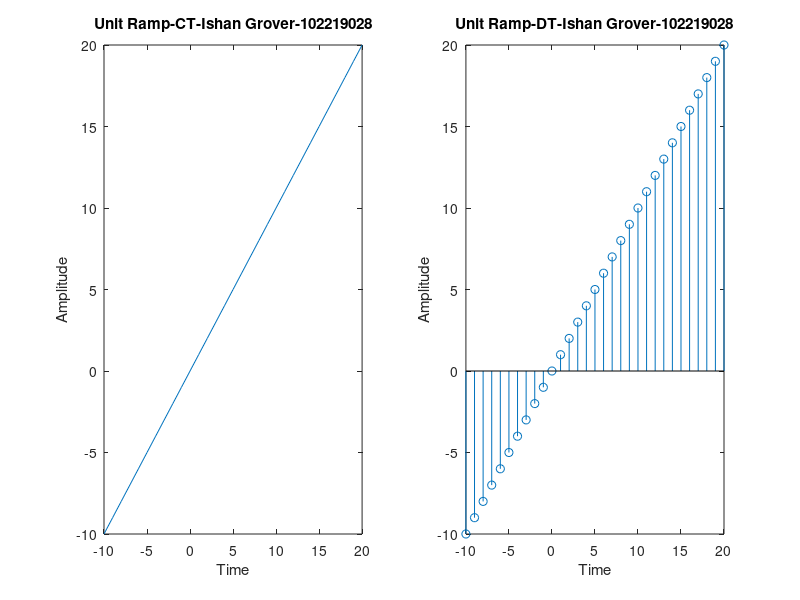

Reproduce this figure in MATLAB.
%Exp1
%Unit Ramp Function
clc;
close all;
t4=-10:1:20;
n4=-10:1:20;
x4=t4;
subplot(1,2,1);
plot(t4,x4);
xlabel('Time');
ylabel('Amplitude');
title('Unit Ramp-CT-Ishan Grover-102219028');
subplot(1,2,2);
stem(n4,x4);
xlabel('Time');
ylabel('Amplitude');
title('Unit Ramp-DT-Ishan Grover-102219028');